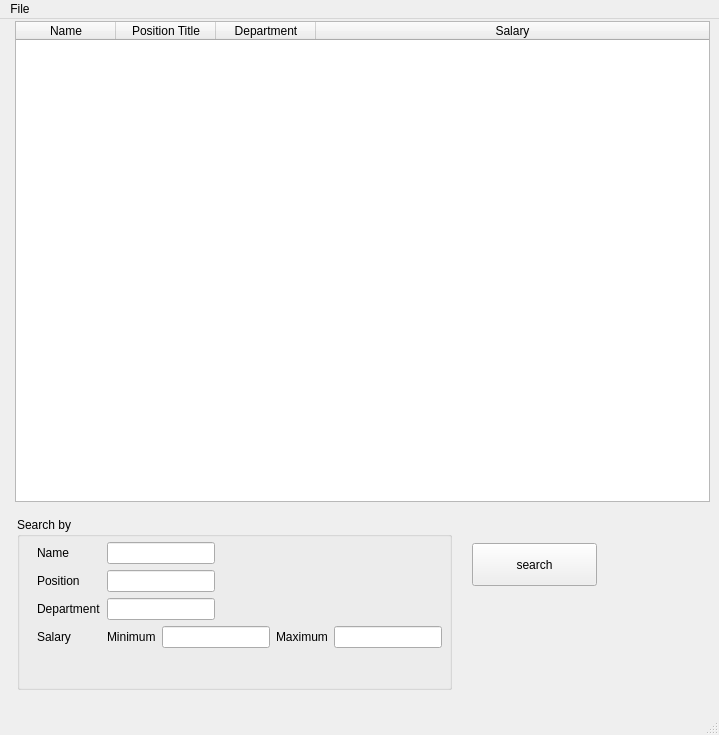
<?xml version="1.0" encoding="UTF-8"?>
<ui version="4.0">
 <class>ChicagoSalaries</class>
 <widget class="QMainWindow" name="ChicagoSalaries">
  <property name="geometry">
   <rect>
    <x>0</x>
    <y>0</y>
    <width>719</width>
    <height>735</height>
   </rect>
  </property>
  <property name="windowTitle">
   <string>MainWindow</string>
  </property>
  <widget class="QWidget" name="centralwidget">
   <widget class="QTableWidget" name="table_salary">
    <property name="geometry">
     <rect>
      <x>15</x>
      <y>2</y>
      <width>695</width>
      <height>481</height>
     </rect>
    </property>
    <property name="maximumSize">
     <size>
      <width>16777215</width>
      <height>507</height>
     </size>
    </property>
    <property name="sortingEnabled">
     <bool>true</bool>
    </property>
    <attribute name="horizontalHeaderStretchLastSection">
     <bool>true</bool>
    </attribute>
    <attribute name="verticalHeaderDefaultSectionSize">
     <number>73</number>
    </attribute>
    <column>
     <property name="text">
      <string>Name</string>
     </property>
    </column>
    <column>
     <property name="text">
      <string>Position Title</string>
     </property>
    </column>
    <column>
     <property name="text">
      <string>Department</string>
     </property>
    </column>
    <column>
     <property name="text">
      <string>Salary</string>
     </property>
    </column>
   </widget>
   <widget class="QGroupBox" name="group_search">
    <property name="geometry">
     <rect>
      <x>17</x>
      <y>498</y>
      <width>435</width>
      <height>173</height>
     </rect>
    </property>
    <property name="title">
     <string>Search by</string>
    </property>
    <widget class="QWidget" name="formLayoutWidget">
     <property name="geometry">
      <rect>
       <x>20</x>
       <y>25</y>
       <width>415</width>
       <height>147</height>
      </rect>
     </property>
     <layout class="QFormLayout" name="formLayout">
      <property name="fieldGrowthPolicy">
       <enum>QFormLayout::FieldsStayAtSizeHint</enum>
      </property>
      <item row="0" column="0">
       <widget class="QLabel" name="label_name">
        <property name="text">
         <string>Name</string>
        </property>
       </widget>
      </item>
      <item row="0" column="1">
       <widget class="QLineEdit" name="lineEdit"/>
      </item>
      <item row="1" column="0">
       <widget class="QLabel" name="label_position">
        <property name="text">
         <string>Position</string>
        </property>
       </widget>
      </item>
      <item row="1" column="1">
       <widget class="QLineEdit" name="lineEdit_2"/>
      </item>
      <item row="2" column="0">
       <widget class="QLabel" name="label_department">
        <property name="text">
         <string>Department</string>
        </property>
       </widget>
      </item>
      <item row="2" column="1">
       <widget class="QLineEdit" name="lineEdit_3"/>
      </item>
      <item row="4" column="0">
       <widget class="QLabel" name="label_salary">
        <property name="text">
         <string>Salary</string>
        </property>
       </widget>
      </item>
      <item row="4" column="1">
       <layout class="QHBoxLayout" name="horizontalLayout">
        <item>
         <widget class="QLabel" name="label_salary_min">
          <property name="text">
           <string>Minimum</string>
          </property>
         </widget>
        </item>
        <item>
         <widget class="QLineEdit" name="lineEdit_4"/>
        </item>
        <item>
         <widget class="QLabel" name="label_salary_max">
          <property name="text">
           <string>Maximum</string>
          </property>
         </widget>
        </item>
        <item>
         <widget class="QLineEdit" name="lineEdit_5"/>
        </item>
       </layout>
      </item>
     </layout>
    </widget>
   </widget>
   <widget class="QPushButton" name="button_search">
    <property name="geometry">
     <rect>
      <x>472</x>
      <y>524</y>
      <width>125</width>
      <height>43</height>
     </rect>
    </property>
    <property name="text">
     <string>search</string>
    </property>
   </widget>
  </widget>
  <widget class="QMenuBar" name="menubar">
   <property name="geometry">
    <rect>
     <x>0</x>
     <y>0</y>
     <width>719</width>
     <height>22</height>
    </rect>
   </property>
   <widget class="QMenu" name="menuFile">
    <property name="title">
     <string>File</string>
    </property>
    <addaction name="actionQuit"/>
   </widget>
   <addaction name="menuFile"/>
  </widget>
  <widget class="QStatusBar" name="statusbar"/>
  <action name="actionQuit">
   <property name="text">
    <string>Quit</string>
   </property>
  </action>
 </widget>
 <resources/>
 <connections>
  <connection>
   <sender>actionQuit</sender>
   <signal>triggered()</signal>
   <receiver>ChicagoSalaries</receiver>
   <slot>close()</slot>
   <hints>
    <hint type="sourcelabel">
     <x>-1</x>
     <y>-1</y>
    </hint>
    <hint type="destinationlabel">
     <x>399</x>
     <y>299</y>
    </hint>
   </hints>
  </connection>
 </connections>
</ui>
